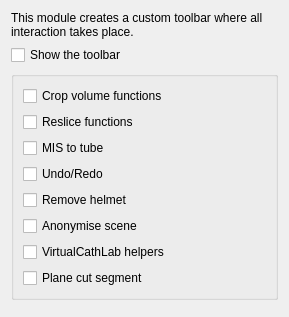
<?xml version="1.0" encoding="UTF-8"?>
<ui version="4.0">
 <class>ManyThingsToolBar</class>
 <widget class="qMRMLWidget" name="ManyThingsToolBar">
  <property name="geometry">
   <rect>
    <x>0</x>
    <y>0</y>
    <width>289</width>
    <height>317</height>
   </rect>
  </property>
  <layout class="QVBoxLayout" name="verticalLayout">
   <item>
    <widget class="QLabel" name="infoModuleLabel">
     <property name="sizePolicy">
      <sizepolicy hsizetype="Preferred" vsizetype="Preferred">
       <horstretch>0</horstretch>
       <verstretch>0</verstretch>
      </sizepolicy>
     </property>
     <property name="toolTip">
      <string/>
     </property>
     <property name="text">
      <string>This module creates a custom toolbar where all interaction takes place.</string>
     </property>
     <property name="scaledContents">
      <bool>false</bool>
     </property>
     <property name="wordWrap">
      <bool>true</bool>
     </property>
    </widget>
   </item>
   <item>
    <widget class="QCheckBox" name="loadToolBarCheckBox">
     <property name="text">
      <string>Show the toolbar</string>
     </property>
    </widget>
   </item>
   <item>
    <widget class="QGroupBox" name="scopeGroupBox">
     <property name="title">
      <string/>
     </property>
     <layout class="QVBoxLayout" name="verticalLayout_2">
      <item>
       <widget class="QCheckBox" name="cropCheckBox">
        <property name="text">
         <string>Crop volume functions</string>
        </property>
       </widget>
      </item>
      <item>
       <widget class="QCheckBox" name="resliceCheckBox">
        <property name="text">
         <string>Reslice functions</string>
        </property>
       </widget>
      </item>
      <item>
       <widget class="QCheckBox" name="misToTubeCheckBox">
        <property name="toolTip">
         <string>This is legacy code. Consider the 'Edit centerline' module in the 'SlicerVMTK' extension instead.</string>
        </property>
        <property name="text">
         <string>MIS to tube</string>
        </property>
       </widget>
      </item>
      <item>
       <widget class="QCheckBox" name="undoRedoCheckBox">
        <property name="text">
         <string>Undo/Redo</string>
        </property>
       </widget>
      </item>
      <item>
       <widget class="QCheckBox" name="removeHelmetCheckBox">
        <property name="text">
         <string>Remove helmet</string>
        </property>
       </widget>
      </item>
      <item>
       <widget class="QCheckBox" name="anonymiseSceneCheckBox">
        <property name="toolTip">
         <string>Remove all patient name and birth date attributes from the subject hierarchy. This does not alter such attributes from the source DICOM files.</string>
        </property>
        <property name="text">
         <string>Anonymise scene</string>
        </property>
       </widget>
      </item>
      <item>
       <widget class="QCheckBox" name="virtualCathLabCheckBox">
        <property name="toolTip">
         <string>Helper tools for the VirtualCathLab module.</string>
        </property>
        <property name="text">
         <string>VirtualCathLab helpers</string>
        </property>
       </widget>
      </item>
      <item>
       <widget class="QCheckBox" name="planeCutSegmentCheckBox">
        <property name="toolTip">
         <string>Cut the current segment of the segment editor with a plane.</string>
        </property>
        <property name="text">
         <string>Plane cut segment</string>
        </property>
       </widget>
      </item>
     </layout>
    </widget>
   </item>
   <item>
    <spacer name="verticalSpacer">
     <property name="orientation">
      <enum>Qt::Vertical</enum>
     </property>
     <property name="sizeHint" stdset="0">
      <size>
       <width>20</width>
       <height>40</height>
      </size>
     </property>
    </spacer>
   </item>
  </layout>
 </widget>
 <customwidgets>
  <customwidget>
   <class>qMRMLWidget</class>
   <extends>QWidget</extends>
   <header>qMRMLWidget.h</header>
   <container>1</container>
  </customwidget>
 </customwidgets>
 <resources/>
 <connections/>
</ui>
